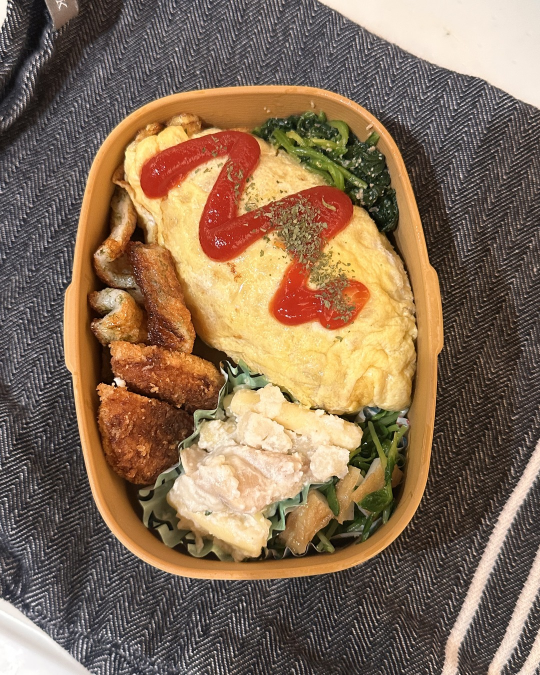
#> input picture media/20261121-144955-1NYsoWgz-1.jpg, 1080 x 1350 px (shown at 1/2 size)
$ python -i color.py   (imports and definitions only)
#> lines starting #> are read from the running program, lines starting #| are printed output that depends on the picture; after the words box and inside, x2 and y2 are one past the last pixel; in counts of white or black regions, pixels touching at a corner belong together
#> further down, picture is the input picture: PIL image 1080x1350 RGB; mean R, G, B 133.5, 109.4, 86
"""1枚目の写真の色を整える（外部サービスなし・料理の形は変えない）。

やること（どれも控えめ）:
  1. 白さの補正 … 蛍光灯や電球で黄色・青に寄った色かぶりを半分だけ戻す
  2. 明るさの補正 … 暗い写真を持ち上げ、白飛び・黒つぶれしない範囲でコントラストを整える
  3. 暖かみ … 食べ物がおいしく見えるよう、ほんの少し暖色に
  4. 鮮やかさ … 彩度を少しだけ上げる
  5. くっきり … 輪郭を軽くシャープに
"""
from __future__ import annotations

import numpy as np
from PIL import Image, ImageEnhance, ImageFilter


def _white_balance(a: np.ndarray, strength: float) -> np.ndarray:
    # 明るすぎ・暗すぎる画素を除いた「灰色の平均」で色かぶりを推定（gray world）
#> called with strength = 0.5
    lum = a.mean(axis=2)
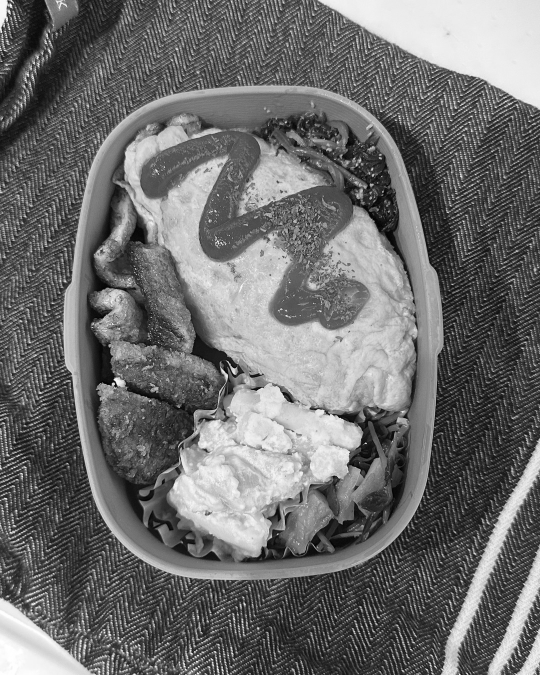
#> lum: shape (1350, 1080) float32 (shown at 1/2 size); min 0.333, max 255, mean 109.6
    mask = (lum > 30) & (lum < 230)
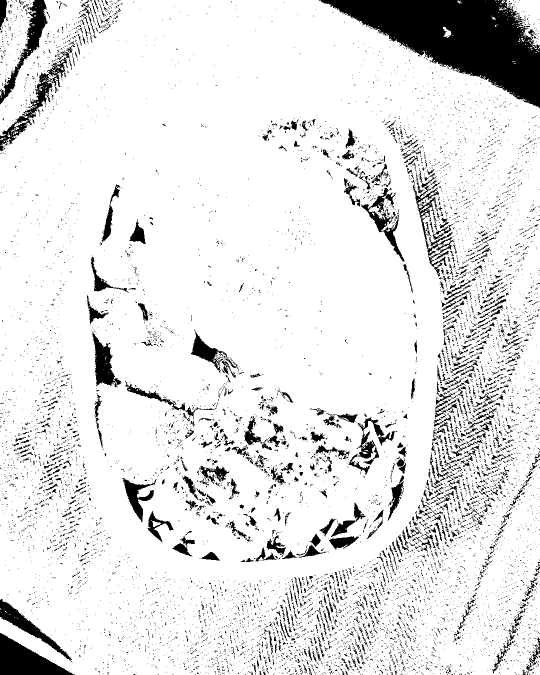
#> mask: shape (1350, 1080) bool (shown at 1/2 size); 89.1% white; 9096 black regions (8363 under 20 px), largest, box (x1, y1, x2, y2) and area: (638, 0, 1080, 217) 44994, (0, 1266, 149, 1350) 6327, (0, 0, 95, 208) 4008
    if mask.sum() < 1000:
        return a
    means = a[mask].mean(axis=0)
#> means = [134.2, 108.3, 83.32]
    gray = means.mean()
#> gray = 108.6
    gain = 1 + strength * (gray / np.maximum(means, 1) - 1)
#> gain = [0.905, 1, 1.15]
    gain = np.clip(gain, 0.85, 1.15)          # 料理本来の色を壊さないよう制限
    return a * gain
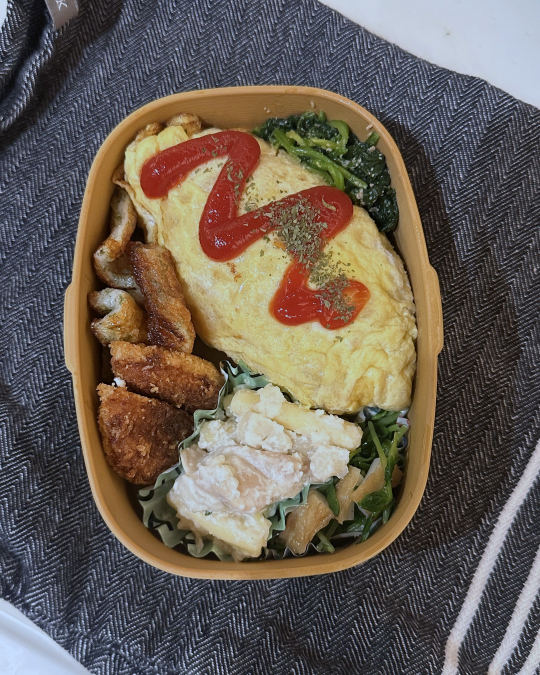
#> returned value: shape (1350, 1080, 3) float32 (shown at 1/2 size); mean of channels 0, 1, 2 120.8, 109.8, 98.8; drawn with min black and max white


def _levels(a: np.ndarray) -> np.ndarray:
    lum = a.mean(axis=2)
    lo, hi = np.percentile(lum, 0.5), np.percentile(lum, 99.5)
#> lo = 13.02; hi = 246.5
    lo, hi = min(lo, 25), max(hi, 215)         # 伸ばしすぎない
    a = (a - lo) * (255 / max(hi - lo, 1))
    # 暗い写真は中間調を持ち上げる（平均明るさが 125 に近づくように、上限つき）
    m = np.clip(a, 0, 255).mean() / 255
#> m = 0.414
    if m < 0.47:
        gamma = np.clip(np.log(0.49) / np.log(max(m, 0.05)), 0.75, 1.0)
#> gamma = 0.808
        a = 255 * (np.clip(a, 0, 255) / 255) ** gamma
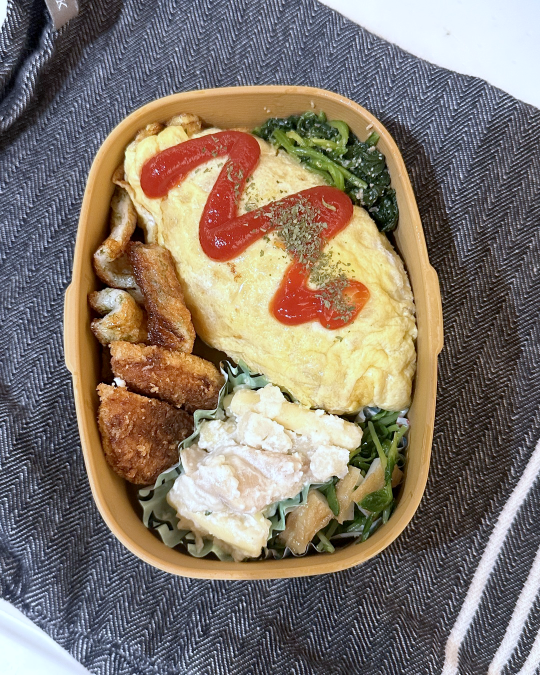
#> a: shape (1350, 1080, 3) float32 (shown at 1/2 size); mean of channels 0, 1, 2 131.8, 120, 107.9; drawn as R, G, B
    return a


def enhance(img: Image.Image, cfg: dict | None = None) -> Image.Image:
    cfg = cfg or {}
    if not cfg.get("enabled", True):
        return img
    a = np.asarray(img.convert("RGB")).astype(np.float32)
    a = _white_balance(a, cfg.get("white_balance", 0.5))
    a = _levels(a)
    warm = cfg.get("warmth", 0.03)
    a[..., 0] *= 1 + warm
    a[..., 2] *= 1 - warm
    out = Image.fromarray(np.clip(a, 0, 255).astype(np.uint8))
    out = ImageEnhance.Color(out).enhance(cfg.get("saturation", 1.12))
    out = ImageEnhance.Contrast(out).enhance(cfg.get("contrast", 1.04))
    out = out.filter(ImageFilter.UnsharpMask(radius=1.6, percent=cfg.get("sharpen", 55), threshold=3))
    return out

>>> from PIL import Image
>>> picture = Image.open('../media/20261121-144955-1NYsoWgz-1.jpg')
>>> result = enhance(picture)

$ run again, on media/20261122-013109-1wYcuUJG-1.jpg
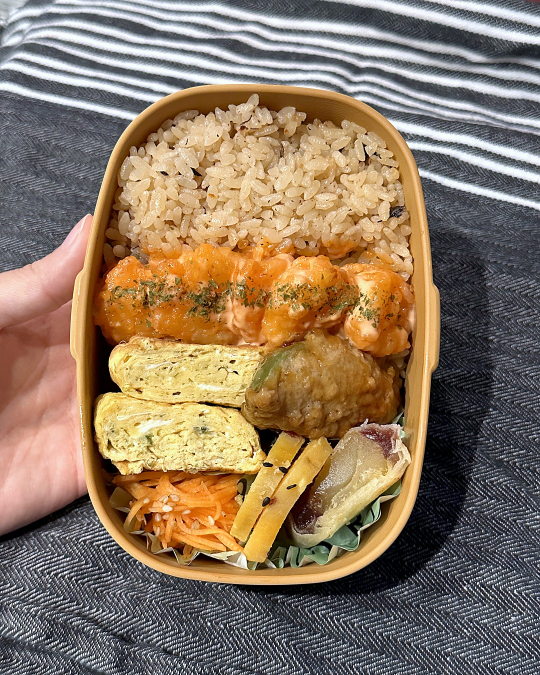
#> input picture media/20261122-013109-1wYcuUJG-1.jpg, 1080 x 1350 px (shown at 1/2 size)
#> picture is the input picture: PIL image 1080x1350 RGB; mean R, G, B 141.3, 120.4, 97.8
#> in _white_balance, `mask = (lum > 30) & (lum < 230)`:
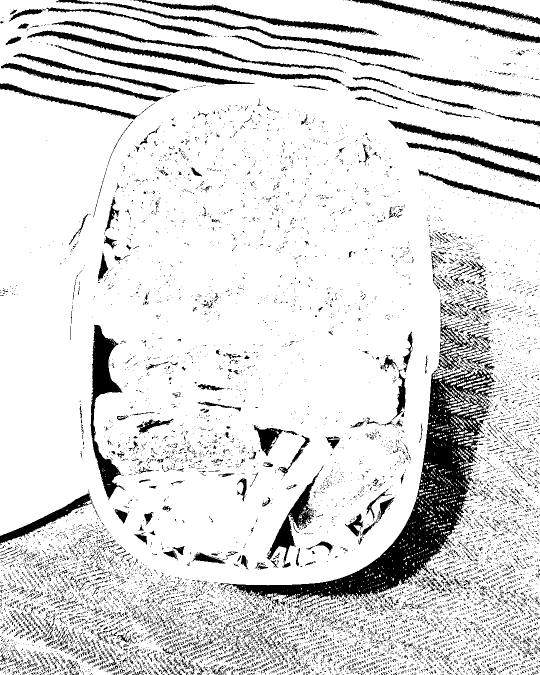
#> mask: shape (1350, 1080) bool (shown at 1/2 size); 86.3% white; 12056 black regions (11334 under 20 px), largest, box (x1, y1, x2, y2) and area: (441, 638, 1009, 1212) 47382, (181, 650, 251, 1000) 7837, (54, 61, 689, 171) 6035
#> means = [146.6, 122.7, 96.16]
#> gray = 121.8
#> gain = [0.915, 0.997, 1.13]
#> lo = 0.988; hi = 257
#> m = 0.463
#> gamma = 0.927
#> in _levels, `a = 255 * (np.clip(a, 0, 255) / 255) ** gamma`:
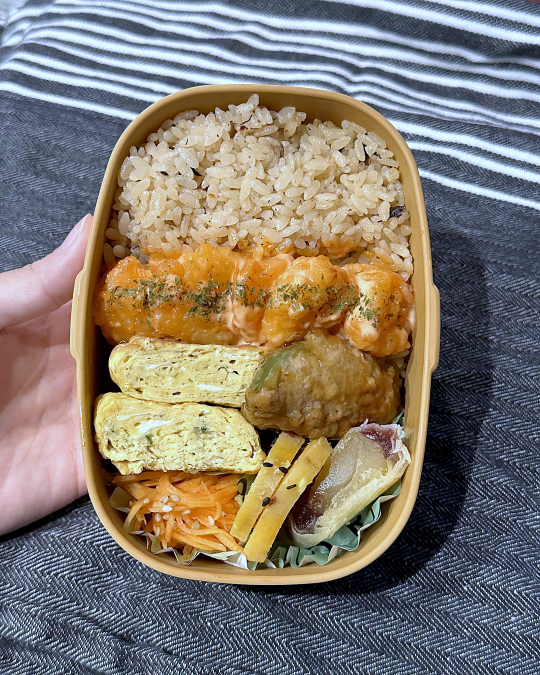
#> a: shape (1350, 1080, 3) float32 (shown at 1/2 size); mean of channels 0, 1, 2 132.8, 123.8, 113; drawn as R, G, B
